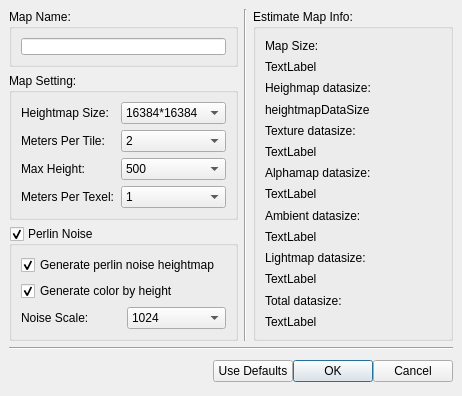
<ui version="4.0" >
 <class>NewMapDlgClass</class>
 <widget class="QDialog" name="NewMapDlgClass" >
  <property name="geometry" >
   <rect>
    <x>0</x>
    <y>0</y>
    <width>442</width>
    <height>368</height>
   </rect>
  </property>
  <property name="windowTitle" >
   <string>Create a new map</string>
  </property>
  <property name="modal" >
   <bool>true</bool>
  </property>
  <layout class="QGridLayout" >
   <property name="leftMargin" >
    <number>9</number>
   </property>
   <property name="topMargin" >
    <number>9</number>
   </property>
   <property name="rightMargin" >
    <number>9</number>
   </property>
   <property name="bottomMargin" >
    <number>9</number>
   </property>
   <property name="horizontalSpacing" >
    <number>6</number>
   </property>
   <property name="verticalSpacing" >
    <number>6</number>
   </property>
   <item row="2" column="0" colspan="3" >
    <layout class="QHBoxLayout" >
     <property name="spacing" >
      <number>0</number>
     </property>
     <property name="leftMargin" >
      <number>0</number>
     </property>
     <property name="topMargin" >
      <number>0</number>
     </property>
     <property name="rightMargin" >
      <number>0</number>
     </property>
     <property name="bottomMargin" >
      <number>0</number>
     </property>
     <item>
      <spacer>
       <property name="orientation" >
        <enum>Qt::Horizontal</enum>
       </property>
       <property name="sizeHint" >
        <size>
         <width>131</width>
         <height>31</height>
        </size>
       </property>
      </spacer>
     </item>
     <item>
      <widget class="QPushButton" name="useDefaults" >
       <property name="text" >
        <string>Use Defaults</string>
       </property>
      </widget>
     </item>
     <item>
      <widget class="QPushButton" name="okButton" >
       <property name="text" >
        <string>OK</string>
       </property>
       <property name="default" >
        <bool>true</bool>
       </property>
      </widget>
     </item>
     <item>
      <widget class="QPushButton" name="cancelButton" >
       <property name="text" >
        <string>Cancel</string>
       </property>
      </widget>
     </item>
    </layout>
   </item>
   <item row="1" column="0" colspan="3" >
    <widget class="Line" name="line" >
     <property name="orientation" >
      <enum>Qt::Horizontal</enum>
     </property>
    </widget>
   </item>
   <item row="0" column="1" >
    <widget class="Line" name="line_2" >
     <property name="orientation" >
      <enum>Qt::Vertical</enum>
     </property>
    </widget>
   </item>
   <item row="0" column="2" >
    <widget class="QGroupBox" name="groupBox_3" >
     <property name="minimumSize" >
      <size>
       <width>200</width>
       <height>0</height>
      </size>
     </property>
     <property name="title" >
      <string>Estimate Map Info:</string>
     </property>
     <layout class="QVBoxLayout" >
      <property name="spacing" >
       <number>6</number>
      </property>
      <property name="leftMargin" >
       <number>9</number>
      </property>
      <property name="topMargin" >
       <number>9</number>
      </property>
      <property name="rightMargin" >
       <number>9</number>
      </property>
      <property name="bottomMargin" >
       <number>9</number>
      </property>
      <item>
       <widget class="QLabel" name="label_20" >
        <property name="text" >
         <string>Map Size:</string>
        </property>
       </widget>
      </item>
      <item>
       <widget class="QLabel" name="mapSize" >
        <property name="text" >
         <string>TextLabel</string>
        </property>
       </widget>
      </item>
      <item>
       <widget class="QLabel" name="label_21" >
        <property name="text" >
         <string>Heighmap datasize:</string>
        </property>
       </widget>
      </item>
      <item>
       <widget class="QLabel" name="heightMapDataSize" >
        <property name="text" >
         <string>heightmapDataSize</string>
        </property>
       </widget>
      </item>
      <item>
       <widget class="QLabel" name="label_22" >
        <property name="text" >
         <string>Texture datasize:</string>
        </property>
       </widget>
      </item>
      <item>
       <widget class="QLabel" name="textureDataSize" >
        <property name="text" >
         <string>TextLabel</string>
        </property>
       </widget>
      </item>
      <item>
       <widget class="QLabel" name="label_11" >
        <property name="text" >
         <string>Alphamap datasize:</string>
        </property>
       </widget>
      </item>
      <item>
       <widget class="QLabel" name="alphamapDataSize" >
        <property name="minimumSize" >
         <size>
          <width>100</width>
          <height>0</height>
         </size>
        </property>
        <property name="text" >
         <string>TextLabel</string>
        </property>
       </widget>
      </item>
      <item>
       <widget class="QLabel" name="label_16" >
        <property name="text" >
         <string>Ambient datasize:</string>
        </property>
       </widget>
      </item>
      <item>
       <widget class="QLabel" name="ambientDataSize" >
        <property name="text" >
         <string>TextLabel</string>
        </property>
       </widget>
      </item>
      <item>
       <widget class="QLabel" name="label_17" >
        <property name="text" >
         <string>Lightmap datasize:</string>
        </property>
       </widget>
      </item>
      <item>
       <widget class="QLabel" name="lightmapDataSize" >
        <property name="text" >
         <string>TextLabel</string>
        </property>
       </widget>
      </item>
      <item>
       <widget class="QLabel" name="label_18" >
        <property name="text" >
         <string>Total datasize:</string>
        </property>
       </widget>
      </item>
      <item>
       <widget class="QLabel" name="totalDataSize" >
        <property name="text" >
         <string>TextLabel</string>
        </property>
       </widget>
      </item>
     </layout>
    </widget>
   </item>
   <item row="0" column="0" >
    <layout class="QVBoxLayout" >
     <property name="spacing" >
      <number>6</number>
     </property>
     <property name="leftMargin" >
      <number>0</number>
     </property>
     <property name="topMargin" >
      <number>0</number>
     </property>
     <property name="rightMargin" >
      <number>0</number>
     </property>
     <property name="bottomMargin" >
      <number>0</number>
     </property>
     <item>
      <widget class="QGroupBox" name="groupBox_2" >
       <property name="title" >
        <string>Map Name:</string>
       </property>
       <layout class="QVBoxLayout" >
        <property name="spacing" >
         <number>6</number>
        </property>
        <property name="leftMargin" >
         <number>9</number>
        </property>
        <property name="topMargin" >
         <number>9</number>
        </property>
        <property name="rightMargin" >
         <number>9</number>
        </property>
        <property name="bottomMargin" >
         <number>9</number>
        </property>
        <item>
         <widget class="QLineEdit" name="mapName" >
          <property name="minimumSize" >
           <size>
            <width>0</width>
            <height>17</height>
           </size>
          </property>
          <property name="toolTip" >
           <string>Map name, only use alphaberic and number character</string>
          </property>
         </widget>
        </item>
       </layout>
      </widget>
     </item>
     <item>
      <widget class="QGroupBox" name="groupBox" >
       <property name="title" >
        <string>Map Setting:</string>
       </property>
       <layout class="QGridLayout" >
        <property name="leftMargin" >
         <number>9</number>
        </property>
        <property name="topMargin" >
         <number>9</number>
        </property>
        <property name="rightMargin" >
         <number>9</number>
        </property>
        <property name="bottomMargin" >
         <number>9</number>
        </property>
        <property name="horizontalSpacing" >
         <number>6</number>
        </property>
        <property name="verticalSpacing" >
         <number>6</number>
        </property>
        <item row="0" column="0" >
         <widget class="QLabel" name="label" >
          <property name="text" >
           <string>Heightmap Size:</string>
          </property>
          <property name="buddy" >
           <cstring>heightmapSize</cstring>
          </property>
         </widget>
        </item>
        <item row="3" column="0" >
         <widget class="QLabel" name="label_4" >
          <property name="text" >
           <string>Meters Per Texel:</string>
          </property>
          <property name="buddy" >
           <cstring>metersPerTexel</cstring>
          </property>
         </widget>
        </item>
        <item row="0" column="1" >
         <widget class="QComboBox" name="heightmapSize" >
          <property name="currentIndex" >
           <number>4</number>
          </property>
          <item>
           <property name="text" >
            <string>1024*1024</string>
           </property>
          </item>
          <item>
           <property name="text" >
            <string>2048*2048</string>
           </property>
          </item>
          <item>
           <property name="text" >
            <string>4096*4096</string>
           </property>
          </item>
          <item>
           <property name="text" >
            <string>8192*8192</string>
           </property>
          </item>
          <item>
           <property name="text" >
            <string>16384*16384</string>
           </property>
          </item>
          <item>
           <property name="text" >
            <string>32784*32784</string>
           </property>
          </item>
         </widget>
        </item>
        <item row="3" column="1" >
         <widget class="QComboBox" name="metersPerTexel" >
          <property name="currentIndex" >
           <number>1</number>
          </property>
          <item>
           <property name="text" >
            <string>0.5</string>
           </property>
          </item>
          <item>
           <property name="text" >
            <string>1</string>
           </property>
          </item>
          <item>
           <property name="text" >
            <string>2</string>
           </property>
          </item>
         </widget>
        </item>
        <item row="2" column="1" >
         <widget class="QComboBox" name="maxHeight" >
          <property name="currentIndex" >
           <number>0</number>
          </property>
          <item>
           <property name="text" >
            <string>500</string>
           </property>
          </item>
          <item>
           <property name="text" >
            <string>1000</string>
           </property>
          </item>
          <item>
           <property name="text" >
            <string>2000</string>
           </property>
          </item>
          <item>
           <property name="text" >
            <string>4000</string>
           </property>
          </item>
          <item>
           <property name="text" >
            <string>8000</string>
           </property>
          </item>
         </widget>
        </item>
        <item row="1" column="0" >
         <widget class="QLabel" name="label_2" >
          <property name="text" >
           <string>Meters Per Tile:</string>
          </property>
          <property name="buddy" >
           <cstring>metersPerTile</cstring>
          </property>
         </widget>
        </item>
        <item row="1" column="1" >
         <widget class="QComboBox" name="metersPerTile" >
          <property name="currentIndex" >
           <number>1</number>
          </property>
          <item>
           <property name="text" >
            <string>1</string>
           </property>
          </item>
          <item>
           <property name="text" >
            <string>2</string>
           </property>
          </item>
          <item>
           <property name="text" >
            <string>4</string>
           </property>
          </item>
         </widget>
        </item>
        <item row="2" column="0" >
         <widget class="QLabel" name="label_3" >
          <property name="text" >
           <string>Max Height:</string>
          </property>
          <property name="buddy" >
           <cstring>maxHeight</cstring>
          </property>
         </widget>
        </item>
       </layout>
      </widget>
     </item>
     <item>
      <widget class="QGroupBox" name="usePerlinNoise" >
       <property name="title" >
        <string>Perlin Noise</string>
       </property>
       <property name="checkable" >
        <bool>true</bool>
       </property>
       <layout class="QVBoxLayout" >
        <property name="spacing" >
         <number>6</number>
        </property>
        <property name="leftMargin" >
         <number>9</number>
        </property>
        <property name="topMargin" >
         <number>9</number>
        </property>
        <property name="rightMargin" >
         <number>9</number>
        </property>
        <property name="bottomMargin" >
         <number>9</number>
        </property>
        <item>
         <widget class="QCheckBox" name="generateHeight" >
          <property name="text" >
           <string>Generate perlin noise heightmap</string>
          </property>
          <property name="checked" >
           <bool>true</bool>
          </property>
         </widget>
        </item>
        <item>
         <widget class="QCheckBox" name="generateColor" >
          <property name="text" >
           <string>Generate color by height</string>
          </property>
          <property name="checked" >
           <bool>true</bool>
          </property>
         </widget>
        </item>
        <item>
         <layout class="QHBoxLayout" >
          <property name="spacing" >
           <number>6</number>
          </property>
          <property name="leftMargin" >
           <number>0</number>
          </property>
          <property name="topMargin" >
           <number>0</number>
          </property>
          <property name="rightMargin" >
           <number>0</number>
          </property>
          <property name="bottomMargin" >
           <number>0</number>
          </property>
          <item>
           <widget class="QLabel" name="label_5" >
            <property name="text" >
             <string>Noise Scale:</string>
            </property>
           </widget>
          </item>
          <item>
           <widget class="QComboBox" name="noiseScale" >
            <item>
             <property name="text" >
              <string>1024</string>
             </property>
            </item>
            <item>
             <property name="text" >
              <string>2048</string>
             </property>
            </item>
            <item>
             <property name="text" >
              <string>4096</string>
             </property>
            </item>
            <item>
             <property name="text" >
              <string>8192</string>
             </property>
            </item>
           </widget>
          </item>
         </layout>
        </item>
       </layout>
      </widget>
     </item>
    </layout>
   </item>
  </layout>
 </widget>
 <layoutdefault spacing="6" margin="11" />
 <tabstops>
  <tabstop>mapName</tabstop>
  <tabstop>heightmapSize</tabstop>
  <tabstop>metersPerTile</tabstop>
  <tabstop>maxHeight</tabstop>
  <tabstop>metersPerTexel</tabstop>
  <tabstop>useDefaults</tabstop>
  <tabstop>okButton</tabstop>
  <tabstop>cancelButton</tabstop>
 </tabstops>
 <resources/>
 <connections>
  <connection>
   <sender>cancelButton</sender>
   <signal>clicked()</signal>
   <receiver>NewMapDlgClass</receiver>
   <slot>reject()</slot>
   <hints>
    <hint type="sourcelabel" >
     <x>453</x>
     <y>225</y>
    </hint>
    <hint type="destinationlabel" >
     <x>82</x>
     <y>232</y>
    </hint>
   </hints>
  </connection>
 </connections>
</ui>
